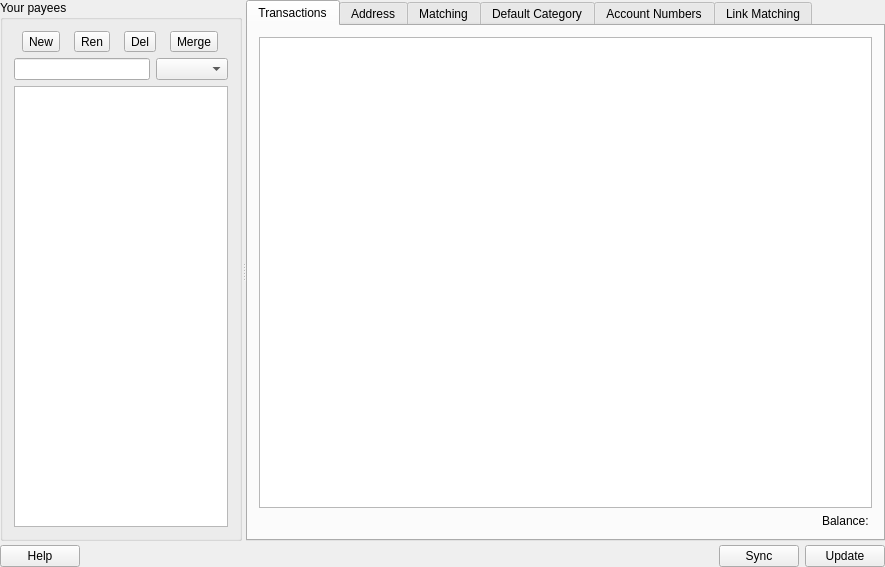
<?xml version="1.0" encoding="UTF-8"?>
<ui version="4.0">
 <class>KPayeesView</class>
 <widget class="QWidget" name="KPayeesView">
  <property name="geometry">
   <rect>
    <x>0</x>
    <y>0</y>
    <width>885</width>
    <height>567</height>
   </rect>
  </property>
  <layout class="QVBoxLayout" name="verticalLayout">
   <property name="spacing">
    <number>4</number>
   </property>
   <property name="leftMargin">
    <number>0</number>
   </property>
   <property name="topMargin">
    <number>0</number>
   </property>
   <property name="rightMargin">
    <number>0</number>
   </property>
   <property name="bottomMargin">
    <number>0</number>
   </property>
   <item>
    <widget class="QSplitter" name="m_splitter">
     <property name="orientation">
      <enum>Qt::Horizontal</enum>
     </property>
     <property name="childrenCollapsible">
      <bool>false</bool>
     </property>
     <widget class="QGroupBox" name="groupBox1">
      <property name="sizePolicy">
       <sizepolicy hsizetype="Expanding" vsizetype="Expanding">
        <horstretch>1</horstretch>
        <verstretch>1</verstretch>
       </sizepolicy>
      </property>
      <property name="title">
       <string>Your payees</string>
      </property>
      <layout class="QVBoxLayout">
       <item>
        <layout class="QHBoxLayout">
         <item>
          <widget class="QToolButton" name="m_newButton">
           <property name="text">
            <string>New</string>
           </property>
           <property name="toolButtonStyle">
            <enum>Qt::ToolButtonIconOnly</enum>
           </property>
          </widget>
         </item>
         <item>
          <widget class="QToolButton" name="m_renameButton">
           <property name="text">
            <string>Ren</string>
           </property>
           <property name="toolButtonStyle">
            <enum>Qt::ToolButtonIconOnly</enum>
           </property>
          </widget>
         </item>
         <item>
          <widget class="QToolButton" name="m_deleteButton">
           <property name="text">
            <string>Del</string>
           </property>
          </widget>
         </item>
         <item>
          <widget class="QToolButton" name="m_mergeButton">
           <property name="text">
            <string>Merge</string>
           </property>
          </widget>
         </item>
        </layout>
       </item>
       <item>
        <layout class="QHBoxLayout" name="m_listTopHLayout">
         <item>
          <widget class="QLineEdit" name="m_searchWidget"/>
         </item>
         <item>
          <widget class="KComboBox" name="m_filterBox"/>
         </item>
        </layout>
       </item>
       <item>
        <widget class="QListView" name="m_payees">
         <property name="alternatingRowColors">
          <bool>true</bool>
         </property>
        </widget>
       </item>
      </layout>
     </widget>
     <widget class="QTabWidget" name="m_tabWidget">
      <property name="sizePolicy">
       <sizepolicy hsizetype="Expanding" vsizetype="Expanding">
        <horstretch>2</horstretch>
        <verstretch>1</verstretch>
       </sizepolicy>
      </property>
      <property name="currentIndex">
       <number>0</number>
      </property>
      <widget class="QWidget" name="transactionTab">
       <attribute name="title">
        <string>Transactions</string>
       </attribute>
       <layout class="QVBoxLayout" stretch="0,0">
        <item>
         <widget class="LedgerView" name="m_register"/>
        </item>
        <item>
         <widget class="QLabel" name="m_balanceLabel">
          <property name="text">
           <string>Balance: </string>
          </property>
          <property name="alignment">
           <set>Qt::AlignRight|Qt::AlignTrailing|Qt::AlignVCenter</set>
          </property>
          <property name="wordWrap">
           <bool>false</bool>
          </property>
         </widget>
        </item>
       </layout>
      </widget>
      <widget class="QWidget" name="addressTab">
       <attribute name="title">
        <string comment="Street address">Address</string>
       </attribute>
       <layout class="QGridLayout">
        <property name="leftMargin">
         <number>4</number>
        </property>
        <property name="topMargin">
         <number>4</number>
        </property>
        <property name="rightMargin">
         <number>4</number>
        </property>
        <property name="bottomMargin">
         <number>4</number>
        </property>
        <property name="spacing">
         <number>4</number>
        </property>
        <item row="5" column="0">
         <widget class="QLabel" name="TextLabel7">
          <property name="sizePolicy">
           <sizepolicy hsizetype="Fixed" vsizetype="Minimum">
            <horstretch>0</horstretch>
            <verstretch>0</verstretch>
           </sizepolicy>
          </property>
          <property name="minimumSize">
           <size>
            <width>90</width>
            <height>0</height>
           </size>
          </property>
          <property name="text">
           <string comment="E-mail address">E-Mail:</string>
          </property>
          <property name="wordWrap">
           <bool>false</bool>
          </property>
         </widget>
        </item>
        <item row="1" column="0">
         <widget class="QLabel" name="TextLabel5_1">
          <property name="sizePolicy">
           <sizepolicy hsizetype="Fixed" vsizetype="Minimum">
            <horstretch>0</horstretch>
            <verstretch>0</verstretch>
           </sizepolicy>
          </property>
          <property name="minimumSize">
           <size>
            <width>90</width>
            <height>0</height>
           </size>
          </property>
          <property name="text">
           <string>City:</string>
          </property>
          <property name="wordWrap">
           <bool>false</bool>
          </property>
         </widget>
        </item>
        <item row="2" column="0">
         <widget class="QLabel" name="TextLabel5_2">
          <property name="sizePolicy">
           <sizepolicy hsizetype="Fixed" vsizetype="Minimum">
            <horstretch>0</horstretch>
            <verstretch>0</verstretch>
           </sizepolicy>
          </property>
          <property name="minimumSize">
           <size>
            <width>90</width>
            <height>0</height>
           </size>
          </property>
          <property name="text">
           <string>State:</string>
          </property>
          <property name="wordWrap">
           <bool>false</bool>
          </property>
         </widget>
        </item>
        <item row="3" column="0">
         <widget class="QLabel" name="TextLabel5">
          <property name="sizePolicy">
           <sizepolicy hsizetype="Fixed" vsizetype="Minimum">
            <horstretch>0</horstretch>
            <verstretch>0</verstretch>
           </sizepolicy>
          </property>
          <property name="minimumSize">
           <size>
            <width>90</width>
            <height>0</height>
           </size>
          </property>
          <property name="text">
           <string>Postal Code:</string>
          </property>
          <property name="wordWrap">
           <bool>false</bool>
          </property>
         </widget>
        </item>
        <item row="4" column="0">
         <widget class="QLabel" name="TextLabel6">
          <property name="sizePolicy">
           <sizepolicy hsizetype="Fixed" vsizetype="Minimum">
            <horstretch>0</horstretch>
            <verstretch>0</verstretch>
           </sizepolicy>
          </property>
          <property name="minimumSize">
           <size>
            <width>90</width>
            <height>0</height>
           </size>
          </property>
          <property name="text">
           <string>Telephone/Fax:</string>
          </property>
          <property name="wordWrap">
           <bool>false</bool>
          </property>
         </widget>
        </item>
        <item row="6" column="0">
         <widget class="QLabel" name="TextLabel4_2">
          <property name="sizePolicy">
           <sizepolicy hsizetype="Fixed" vsizetype="Minimum">
            <horstretch>0</horstretch>
            <verstretch>0</verstretch>
           </sizepolicy>
          </property>
          <property name="minimumSize">
           <size>
            <width>90</width>
            <height>0</height>
           </size>
          </property>
          <property name="text">
           <string>Notes</string>
          </property>
          <property name="alignment">
           <set>Qt::AlignLeading|Qt::AlignLeft|Qt::AlignTop</set>
          </property>
          <property name="wordWrap">
           <bool>false</bool>
          </property>
         </widget>
        </item>
        <item row="5" column="1">
         <widget class="KLineEdit" name="emailEdit"/>
        </item>
        <item row="0" column="0">
         <widget class="QLabel" name="TextLabel4">
          <property name="sizePolicy">
           <sizepolicy hsizetype="Fixed" vsizetype="Minimum">
            <horstretch>0</horstretch>
            <verstretch>0</verstretch>
           </sizepolicy>
          </property>
          <property name="minimumSize">
           <size>
            <width>90</width>
            <height>0</height>
           </size>
          </property>
          <property name="text">
           <string comment="Street address">Address:</string>
          </property>
          <property name="alignment">
           <set>Qt::AlignLeading|Qt::AlignLeft|Qt::AlignTop</set>
          </property>
          <property name="wordWrap">
           <bool>false</bool>
          </property>
         </widget>
        </item>
        <item row="5" column="2">
         <widget class="QPushButton" name="m_sendMail">
          <property name="toolTip">
           <string>Creates new e-mail to your payee.</string>
          </property>
          <property name="whatsThis">
           <string>Use this to create new e-mail to your payee.</string>
          </property>
          <property name="text">
           <string>Send</string>
          </property>
         </widget>
        </item>
        <item row="4" column="1" colspan="2">
         <widget class="KLineEdit" name="telephoneEdit"/>
        </item>
        <item row="1" column="1" colspan="2">
         <widget class="KLineEdit" name="payeecityEdit"/>
        </item>
        <item row="2" column="1" colspan="2">
         <widget class="KLineEdit" name="payeestateEdit"/>
        </item>
        <item row="3" column="1" colspan="2">
         <widget class="KLineEdit" name="postcodeEdit"/>
        </item>
        <item row="0" column="1" colspan="2">
         <widget class="KTextEdit" name="addressEdit">
          <property name="sizePolicy">
           <sizepolicy hsizetype="Expanding" vsizetype="Expanding">
            <horstretch>0</horstretch>
            <verstretch>1</verstretch>
           </sizepolicy>
          </property>
         </widget>
        </item>
        <item row="6" column="1" colspan="2">
         <widget class="KTextEdit" name="notesEdit">
          <property name="sizePolicy">
           <sizepolicy hsizetype="Expanding" vsizetype="Expanding">
            <horstretch>0</horstretch>
            <verstretch>1</verstretch>
           </sizepolicy>
          </property>
         </widget>
        </item>
        <item row="0" column="0">
         <spacer name="spacer6">
          <property name="orientation">
           <enum>Qt::Vertical</enum>
          </property>
          <property name="sizeType">
           <enum>QSizePolicy::Expanding</enum>
          </property>
          <property name="sizeHint" stdset="0">
           <size>
            <width>21</width>
            <height>20</height>
           </size>
          </property>
         </spacer>
        </item>
       </layout>
      </widget>
      <widget class="QWidget" name="matchingTab">
       <attribute name="title">
        <string>Matching</string>
       </attribute>
       <layout class="QVBoxLayout" name="verticalLayout_6">
        <item>
         <layout class="QHBoxLayout" name="horizontalLayout" stretch="0,1,1">
          <item>
           <widget class="QLabel" name="label">
            <property name="text">
             <string>Match method</string>
            </property>
           </widget>
          </item>
          <item>
           <widget class="QComboBox" name="matchTypeCombo"/>
          </item>
          <item>
           <widget class="QCheckBox" name="checkMatchIgnoreCase">
            <property name="text">
             <string>Ignore Case</string>
            </property>
           </widget>
          </item>
         </layout>
        </item>
        <item>
         <widget class="QGroupBox" name="groupBox">
          <property name="title">
           <string>List of matching names</string>
          </property>
          <layout class="QVBoxLayout" name="verticalLayout_4">
           <item>
            <widget class="KEditListWidget" name="matchKeyEditList">
             <property name="sizePolicy">
              <sizepolicy hsizetype="Expanding" vsizetype="Expanding">
               <horstretch>0</horstretch>
               <verstretch>1</verstretch>
              </sizepolicy>
             </property>
             <property name="whatsThis">
              <string>This list contains the names that will match this payee if a transaction is imported from an external source. Keep in mind, that you can specify regular expressions here.</string>
             </property>
             <property name="title" stdset="0">
              <string>List of matching names</string>
             </property>
            </widget>
           </item>
          </layout>
         </widget>
        </item>
       </layout>
      </widget>
      <widget class="QWidget" name="defaultAccountTab">
       <attribute name="title">
        <string>Default Category</string>
       </attribute>
       <layout class="QVBoxLayout">
        <item>
         <widget class="QCheckBox" name="checkEnableDefaultCategory">
          <property name="text">
           <string>Use the default category for new transactions with this payee</string>
          </property>
         </widget>
        </item>
        <item>
         <layout class="QGridLayout">
          <item row="0" column="0">
           <widget class="QLabel" name="labelDefaultCategory">
            <property name="text">
             <string>Default category:</string>
            </property>
            <property name="wordWrap">
             <bool>false</bool>
            </property>
           </widget>
          </item>
          <item row="0" column="1">
           <widget class="KMyMoneyAccountCombo" name="comboDefaultCategory"/>
          </item>
          <item row="1" column="1">
           <widget class="QPushButton" name="buttonSuggestACategory">
            <property name="text">
             <string>Suggest a category</string>
            </property>
           </widget>
          </item>
         </layout>
        </item>
        <item>
         <spacer name="spacer5">
          <property name="orientation">
           <enum>Qt::Vertical</enum>
          </property>
          <property name="sizeType">
           <enum>QSizePolicy::Expanding</enum>
          </property>
          <property name="sizeHint" stdset="0">
           <size>
            <width>20</width>
            <height>31</height>
           </size>
          </property>
         </spacer>
        </item>
       </layout>
      </widget>
      <widget class="QWidget" name="tabPayeeIdentifiers">
       <attribute name="title">
        <string>Account Numbers</string>
       </attribute>
       <layout class="QVBoxLayout" name="verticalLayout_5">
        <item>
         <widget class="KPayeeIdentifierView" name="payeeIdentifiers" native="true"/>
        </item>
       </layout>
      </widget>
      <widget class="QWidget" name="tabLinks">
       <attribute name="title">
        <string>Link Matching</string>
       </attribute>
       <layout class="QGridLayout" name="gridLayout_3">
        <item row="0" column="0">
         <layout class="QVBoxLayout" name="verticalLayout_7">
          <item>
           <widget class="QGroupBox" name="groupBox_2">
            <property name="title">
             <string>Matching setup</string>
            </property>
            <layout class="QGridLayout" name="gridLayout_5">
             <item row="0" column="0">
              <layout class="QGridLayout" name="gridLayout_6">
               <item row="0" column="1">
                <widget class="KLineEdit" name="idPatternEdit">
                 <property name="text">
                  <string>\d+-\d+-\d+</string>
                 </property>
                </widget>
               </item>
               <item row="0" column="0">
                <widget class="QLabel" name="idPatternLabel">
                 <property name="text">
                  <string>Identifier pattern</string>
                 </property>
                </widget>
               </item>
               <item row="1" column="0">
                <widget class="QLabel" name="urlTemplateLabel">
                 <property name="text">
                  <string>Url template</string>
                 </property>
                </widget>
               </item>
               <item row="1" column="1">
                <widget class="KLineEdit" name="urlTemplateEdit"/>
               </item>
              </layout>
             </item>
            </layout>
           </widget>
          </item>
          <item>
           <widget class="QGroupBox" name="groupBox_3">
            <property name="title">
             <string>Matching check</string>
            </property>
            <layout class="QGridLayout" name="gridLayout_7">
             <item row="0" column="0">
              <layout class="QGridLayout" name="gridLayout_8">
               <item row="1" column="1">
                <widget class="QLabel" name="matchingCheckLabel">
                 <property name="text">
                  <string/>
                 </property>
                </widget>
               </item>
               <item row="0" column="0">
                <widget class="QLabel" name="label_1">
                 <property name="text">
                  <string>Enter identifier</string>
                 </property>
                </widget>
               </item>
               <item row="1" column="0">
                <widget class="QLabel" name="label_2">
                 <property name="text">
                  <string>Captured result</string>
                 </property>
                </widget>
               </item>
               <item row="0" column="1">
                <widget class="KLineEdit" name="matchingCheckEdit"/>
               </item>
               <item row="2" column="0">
                <widget class="QLabel" name="label_3">
                 <property name="text">
                  <string>Resulting URL</string>
                 </property>
                </widget>
               </item>
               <item row="2" column="1">
                <widget class="QLabel" name="matchingCheckURL">
                 <property name="text">
                  <string>TextLabel</string>
                 </property>
                </widget>
               </item>
              </layout>
             </item>
            </layout>
           </widget>
          </item>
         </layout>
        </item>
        <item row="1" column="0">
         <spacer name="verticalSpacer">
          <property name="orientation">
           <enum>Qt::Vertical</enum>
          </property>
          <property name="sizeHint" stdset="0">
           <size>
            <width>20</width>
            <height>40</height>
           </size>
          </property>
         </spacer>
        </item>
       </layout>
      </widget>      
     </widget>
    </widget>
   </item>
   <item>
    <layout class="QHBoxLayout" name="horizontalLayout_2">
     <item>
      <widget class="QPushButton" name="m_helpButton">
       <property name="sizePolicy">
        <sizepolicy hsizetype="Minimum" vsizetype="Fixed">
         <horstretch>0</horstretch>
         <verstretch>0</verstretch>
        </sizepolicy>
       </property>
       <property name="text">
        <string>Help</string>
       </property>
      </widget>
     </item>
     <item>
      <spacer name="spacer14">
       <property name="orientation">
        <enum>Qt::Horizontal</enum>
       </property>
       <property name="sizeType">
        <enum>QSizePolicy::Expanding</enum>
       </property>
       <property name="sizeHint" stdset="0">
        <size>
         <width>260</width>
         <height>21</height>
        </size>
       </property>
      </spacer>
     </item>
     <item>
      <widget class="QPushButton" name="m_syncAddressbook">
       <property name="toolTip">
        <string>Fetches the payee's data from your addressbook.</string>
       </property>
       <property name="whatsThis">
        <string>Use this to fetch payee's data.</string>
       </property>
       <property name="text">
        <string>Sync</string>
       </property>
      </widget>
     </item>
     <item>
      <widget class="QPushButton" name="m_updateButton">
       <property name="sizePolicy">
        <sizepolicy hsizetype="Minimum" vsizetype="Fixed">
         <horstretch>0</horstretch>
         <verstretch>0</verstretch>
        </sizepolicy>
       </property>
       <property name="toolTip">
        <string>Accepts the entered data and stores it</string>
       </property>
       <property name="whatsThis">
        <string>Use this to accept the modified data.</string>
       </property>
       <property name="text">
        <string>Update</string>
       </property>
      </widget>
     </item>
    </layout>
   </item>
  </layout>
 </widget>
 <layoutdefault spacing="6" margin="11"/>
 <customwidgets>
  <customwidget>
   <class>KLineEdit</class>
   <extends>QLineEdit</extends>
   <header>klineedit.h</header>
  </customwidget>
  <customwidget>
   <class>KEditListWidget</class>
   <extends>QWidget</extends>
   <header>keditlistwidget.h</header>
  </customwidget>
  <customwidget>
   <class>KTextEdit</class>
   <extends>QTextEdit</extends>
   <header>ktextedit.h</header>
  </customwidget>
  <customwidget>
   <class>KComboBox</class>
   <extends>QComboBox</extends>
   <header>kcombobox.h</header>
  </customwidget>
  <customwidget>
   <class>KMyMoneyAccountCombo</class>
   <extends>KComboBox</extends>
   <header>kmymoneyaccountcombo.h</header>
   <container>1</container>
  </customwidget>
  <customwidget>
   <class>KPayeeIdentifierView</class>
   <extends>QWidget</extends>
   <header>kpayeeidentifierview.h</header>
   <container>1</container>
  </customwidget>
  <customwidget>
   <class>LedgerView</class>
   <extends>QTableView</extends>
   <header>ledgerview.h</header>
  </customwidget>
 </customwidgets>
 <tabstops>
  <tabstop>m_tabWidget</tabstop>
  <tabstop>m_filterBox</tabstop>
  <tabstop>addressEdit</tabstop>
  <tabstop>payeecityEdit</tabstop>
  <tabstop>payeestateEdit</tabstop>
  <tabstop>postcodeEdit</tabstop>
  <tabstop>telephoneEdit</tabstop>
  <tabstop>emailEdit</tabstop>
  <tabstop>m_sendMail</tabstop>
  <tabstop>notesEdit</tabstop>
  <tabstop>matchTypeCombo</tabstop>
  <tabstop>checkMatchIgnoreCase</tabstop>
  <tabstop>checkEnableDefaultCategory</tabstop>
  <tabstop>comboDefaultCategory</tabstop>
  <tabstop>buttonSuggestACategory</tabstop>
  <tabstop>m_helpButton</tabstop>
  <tabstop>m_syncAddressbook</tabstop>
  <tabstop>m_updateButton</tabstop>
 </tabstops>
 <includes>
  <include location="local">../widgets/kmymoneyaccountcombo.h</include>
 </includes>
 <resources/>
 <connections/>
</ui>
